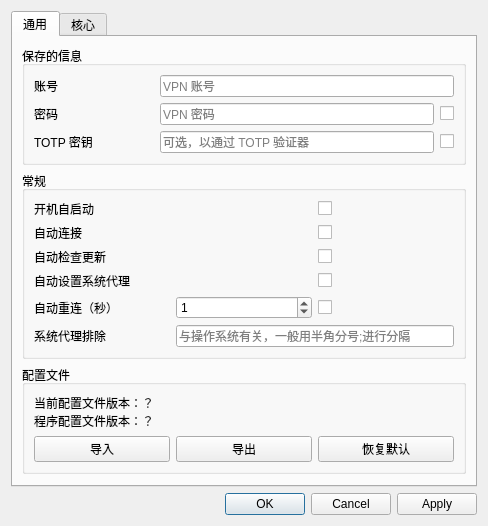
<?xml version="1.0" encoding="UTF-8"?>
<ui version="4.0">
 <class>SettingWindow</class>
 <widget class="QDialog" name="SettingWindow">
  <property name="geometry">
   <rect>
    <x>0</x>
    <y>0</y>
    <width>486</width>
    <height>500</height>
   </rect>
  </property>
  <property name="windowTitle">
   <string>设置</string>
  </property>
  <property name="styleSheet">
   <string notr="true"/>
  </property>
  <layout class="QVBoxLayout" name="verticalLayout">
   <item>
    <widget class="QTabWidget" name="tabWidget">
     <property name="locale">
      <locale language="Chinese" country="China"/>
     </property>
     <property name="currentIndex">
      <number>0</number>
     </property>
     <widget class="QWidget" name="generalTab">
      <attribute name="title">
       <string>通用</string>
      </attribute>
      <layout class="QGridLayout" name="gridLayout_2">
       <item row="0" column="0">
        <widget class="QGroupBox" name="credentialGroup">
         <property name="title">
          <string>保存的信息</string>
         </property>
         <layout class="QGridLayout" name="gridLayout_6">
          <item row="4" column="0">
           <spacer name="horizontalSpacer_2">
            <property name="orientation">
             <enum>Qt::Orientation::Horizontal</enum>
            </property>
            <property name="sizeType">
             <enum>QSizePolicy::Policy::Preferred</enum>
            </property>
            <property name="sizeHint" stdset="0">
             <size>
              <width>120</width>
              <height>0</height>
             </size>
            </property>
           </spacer>
          </item>
          <item row="3" column="2">
           <widget class="QLineEdit" name="totpSecretLineEdit">
            <property name="echoMode">
             <enum>QLineEdit::EchoMode::Password</enum>
            </property>
            <property name="placeholderText">
             <string>可选，以通过 TOTP 验证器</string>
            </property>
           </widget>
          </item>
          <item row="1" column="0">
           <widget class="QLabel" name="commonTabLable3">
            <property name="text">
             <string>密码</string>
            </property>
           </widget>
          </item>
          <item row="0" column="0">
           <widget class="QLabel" name="commonTabLable2">
            <property name="text">
             <string>账号</string>
            </property>
           </widget>
          </item>
          <item row="3" column="0">
           <widget class="QLabel" name="zjuConnectTabLabel6_2">
            <property name="text">
             <string>TOTP 密钥</string>
            </property>
           </widget>
          </item>
          <item row="1" column="2">
           <widget class="QLineEdit" name="passwordLineEdit">
            <property name="echoMode">
             <enum>QLineEdit::EchoMode::Password</enum>
            </property>
            <property name="placeholderText">
             <string>VPN 密码</string>
            </property>
           </widget>
          </item>
          <item row="1" column="3">
           <widget class="QCheckBox" name="passwordVisibleCheckBox">
            <property name="text">
             <string/>
            </property>
           </widget>
          </item>
          <item row="0" column="2" colspan="2">
           <widget class="QLineEdit" name="usernameLineEdit">
            <property name="placeholderText">
             <string>VPN 账号</string>
            </property>
           </widget>
          </item>
          <item row="3" column="3">
           <widget class="QCheckBox" name="totpSecretVisibleCheckBox">
            <property name="text">
             <string/>
            </property>
           </widget>
          </item>
         </layout>
        </widget>
       </item>
       <item row="7" column="0">
        <spacer name="commonTabVerticalSpacer">
         <property name="orientation">
          <enum>Qt::Orientation::Vertical</enum>
         </property>
         <property name="sizeHint" stdset="0">
          <size>
           <width>444</width>
           <height>108</height>
          </size>
         </property>
        </spacer>
       </item>
       <item row="3" column="0" rowspan="2">
        <widget class="QGroupBox" name="profileGroup">
         <property name="title">
          <string>配置文件</string>
         </property>
         <layout class="QGridLayout" name="gridLayout_5">
          <item row="1" column="1">
           <widget class="QPushButton" name="exportPushButton">
            <property name="text">
             <string>导出</string>
            </property>
           </widget>
          </item>
          <item row="0" column="0" colspan="3">
           <widget class="QLabel" name="configVersionLabel">
            <property name="text">
             <string>当前配置文件版本：？
程序配置文件版本：？</string>
            </property>
           </widget>
          </item>
          <item row="1" column="2">
           <widget class="QPushButton" name="resetDefaultPushButton">
            <property name="text">
             <string>恢复默认</string>
            </property>
           </widget>
          </item>
          <item row="1" column="0">
           <widget class="QPushButton" name="importPushButton">
            <property name="text">
             <string>导入</string>
            </property>
           </widget>
          </item>
         </layout>
        </widget>
       </item>
       <item row="1" column="0">
        <widget class="QGroupBox" name="commonGroup">
         <property name="title">
          <string>常规</string>
         </property>
         <layout class="QGridLayout" name="gridLayout_7">
          <item row="2" column="2">
           <widget class="QCheckBox" name="checkUpdateAfterStartCheckBox">
            <property name="text">
             <string/>
            </property>
           </widget>
          </item>
          <item row="0" column="2">
           <widget class="QCheckBox" name="autoStartCheckBox">
            <property name="text">
             <string/>
            </property>
           </widget>
          </item>
          <item row="4" column="0">
           <widget class="QLabel" name="zjuConnectTabLabel7">
            <property name="text">
             <string>自动重连（秒）</string>
            </property>
           </widget>
          </item>
          <item row="0" column="0">
           <widget class="QLabel" name="commonTabLable4">
            <property name="text">
             <string>开机自启动</string>
            </property>
           </widget>
          </item>
          <item row="4" column="2">
           <widget class="QCheckBox" name="autoReconnectCheckBox">
            <property name="toolTip">
             <string>断线自动重连</string>
            </property>
            <property name="text">
             <string/>
            </property>
            <property name="checked">
             <bool>false</bool>
            </property>
           </widget>
          </item>
          <item row="0" column="1" rowspan="4">
           <spacer name="horizontalSpacer_3">
            <property name="orientation">
             <enum>Qt::Orientation::Horizontal</enum>
            </property>
           </spacer>
          </item>
          <item row="6" column="1" colspan="2">
           <widget class="QLineEdit" name="systemProxyBypassLineEdit">
            <property name="placeholderText">
             <string>与操作系统有关，一般用半角分号;进行分隔</string>
            </property>
           </widget>
          </item>
          <item row="1" column="0">
           <widget class="QLabel" name="commonTabLable5">
            <property name="text">
             <string>自动连接</string>
            </property>
           </widget>
          </item>
          <item row="6" column="0">
           <widget class="QLabel" name="zjuConnectTabLabel11">
            <property name="text">
             <string>系统代理排除</string>
            </property>
           </widget>
          </item>
          <item row="2" column="0">
           <widget class="QLabel" name="commonTabLable6">
            <property name="text">
             <string>自动检查更新</string>
            </property>
           </widget>
          </item>
          <item row="3" column="2">
           <widget class="QCheckBox" name="autoSetProxyCheckBox">
            <property name="toolTip">
             <string>连接服务器后自动设置代理</string>
            </property>
            <property name="text">
             <string/>
            </property>
           </widget>
          </item>
          <item row="1" column="2">
           <widget class="QCheckBox" name="connectAfterStartCheckBox">
            <property name="text">
             <string/>
            </property>
           </widget>
          </item>
          <item row="3" column="0">
           <widget class="QLabel" name="commonTabLable4_2">
            <property name="text">
             <string>自动设置系统代理</string>
            </property>
           </widget>
          </item>
          <item row="4" column="1">
           <widget class="QSpinBox" name="reconnectTimeSpinBox">
            <property name="maximum">
             <number>86400</number>
            </property>
            <property name="value">
             <number>1</number>
            </property>
           </widget>
          </item>
          <item row="7" column="0">
           <spacer name="horizontalSpacer_4">
            <property name="orientation">
             <enum>Qt::Orientation::Horizontal</enum>
            </property>
            <property name="sizeType">
             <enum>QSizePolicy::Policy::Preferred</enum>
            </property>
            <property name="sizeHint" stdset="0">
             <size>
              <width>120</width>
              <height>0</height>
             </size>
            </property>
           </spacer>
          </item>
         </layout>
        </widget>
       </item>
      </layout>
     </widget>
     <widget class="QWidget" name="zjuConnectTab">
      <attribute name="title">
       <string>核心</string>
      </attribute>
      <layout class="QGridLayout" name="gridLayout_3">
       <item row="15" column="0" colspan="4">
        <layout class="QGridLayout" name="gridLayout_4">
         <item row="0" column="1">
          <widget class="QCheckBox" name="keepAliveCheckBox">
           <property name="toolTip">
            <string>定时连接 www.baidu.com，防止掉线。但在一些VPN服务器上会导致连接断开</string>
           </property>
           <property name="text">
            <string>定时保活</string>
           </property>
          </widget>
         </item>
         <item row="1" column="1">
          <widget class="QCheckBox" name="disableServerConfigCheckBox">
           <property name="text">
            <string>忽略服务器配置</string>
           </property>
          </widget>
         </item>
         <item row="3" column="0">
          <widget class="QCheckBox" name="tunCheckBox">
           <property name="toolTip">
            <string>TUN 模式下有效</string>
           </property>
           <property name="text">
            <string>TUN 模式</string>
           </property>
          </widget>
         </item>
         <item row="0" column="2">
          <widget class="QCheckBox" name="outsideAccessCheckBox">
           <property name="toolTip">
            <string>允许通过非本地回环地址访问，如局域网内的其他设备</string>
           </property>
           <property name="text">
            <string>允许外部访问</string>
           </property>
          </widget>
         </item>
         <item row="1" column="0">
          <widget class="QCheckBox" name="skipDomainResourceCheckBox">
           <property name="text">
            <string>忽略域名资源</string>
           </property>
          </widget>
         </item>
         <item row="1" column="2">
          <widget class="QCheckBox" name="proxyAllCheckBox">
           <property name="toolTip">
            <string>无视VPN服务器配置，代理所有网络流量。几乎肯定会导致VPN服务器断开连接。</string>
           </property>
           <property name="text">
            <string>代理全部流量</string>
           </property>
          </widget>
         </item>
         <item row="3" column="1">
          <widget class="QCheckBox" name="routeCheckBox">
           <property name="toolTip">
            <string>TUN 模式下有效</string>
           </property>
           <property name="text">
            <string>设置路由（TUN）</string>
           </property>
          </widget>
         </item>
         <item row="0" column="0">
          <widget class="QCheckBox" name="multiLineCheckBox">
           <property name="text">
            <string>自动选择线路</string>
           </property>
           <property name="autoExclusive">
            <bool>false</bool>
           </property>
           <property name="tristate">
            <bool>false</bool>
           </property>
          </widget>
         </item>
         <item row="3" column="2">
          <widget class="QCheckBox" name="dnsHijackCheckBox">
           <property name="toolTip">
            <string>TUN 模式下有效</string>
           </property>
           <property name="text">
            <string>DNS 劫持（TUN）</string>
           </property>
          </widget>
         </item>
         <item row="2" column="2">
          <widget class="QCheckBox" name="debugCheckBox">
           <property name="text">
            <string>核心调试</string>
           </property>
          </widget>
         </item>
         <item row="2" column="1">
          <widget class="QCheckBox" name="zjuDefaultCheckBox">
           <property name="text">
            <string>ZJU 默认配置</string>
           </property>
          </widget>
         </item>
         <item row="2" column="0">
          <widget class="QCheckBox" name="disableDNSCheckBox">
           <property name="text">
            <string>禁用内部 DNS</string>
           </property>
          </widget>
         </item>
        </layout>
       </item>
       <item row="0" column="1">
        <widget class="QLineEdit" name="serverAddressLineEdit">
         <property name="text">
          <string>vpn.hitsz.edu.cn</string>
         </property>
        </widget>
       </item>
       <item row="7" column="1" colspan="3">
        <widget class="QSpinBox" name="httpPortSpinBox">
         <property name="maximum">
          <number>65535</number>
         </property>
         <property name="value">
          <number>11081</number>
         </property>
        </widget>
       </item>
       <item row="14" column="0" colspan="4">
        <widget class="Line" name="line">
         <property name="orientation">
          <enum>Qt::Orientation::Horizontal</enum>
         </property>
        </widget>
       </item>
       <item row="3" column="0">
        <widget class="QLabel" name="zjuConnectTabLabel8">
         <property name="text">
          <string>DNS 服务器</string>
         </property>
        </widget>
       </item>
       <item row="8" column="1" colspan="3">
        <widget class="QLineEdit" name="shadowsocksUrlLineEdit">
         <property name="placeholderText">
          <string>不填则不启用，格式：ss://chiper:password@server:port</string>
         </property>
        </widget>
       </item>
       <item row="3" column="2" colspan="2">
        <widget class="QCheckBox" name="dnsAutoCheckBox">
         <property name="text">
          <string>自动</string>
         </property>
        </widget>
       </item>
       <item row="4" column="0">
        <widget class="QLabel" name="zjuConnectTabLabel9">
         <property name="text">
          <string>备用 DNS</string>
         </property>
        </widget>
       </item>
       <item row="19" column="0" colspan="4">
        <spacer name="verticalSpacer">
         <property name="orientation">
          <enum>Qt::Orientation::Vertical</enum>
         </property>
         <property name="sizeHint" stdset="0">
          <size>
           <width>20</width>
           <height>40</height>
          </size>
         </property>
        </spacer>
       </item>
       <item row="5" column="1" colspan="3">
        <widget class="QSpinBox" name="dnsTTLSpinBox">
         <property name="maximum">
          <number>2147483647</number>
         </property>
         <property name="value">
          <number>3600</number>
         </property>
        </widget>
       </item>
       <item row="6" column="0">
        <widget class="QLabel" name="zjuConnectTabLabel5">
         <property name="text">
          <string>SOCKS5 代理端口</string>
         </property>
        </widget>
       </item>
       <item row="0" column="3">
        <widget class="QSpinBox" name="serverPortSpinBox">
         <property name="maximum">
          <number>65535</number>
         </property>
         <property name="value">
          <number>443</number>
         </property>
        </widget>
       </item>
       <item row="8" column="0">
        <widget class="QLabel" name="zjuConnectTabLabel10">
         <property name="text">
          <string>Shadowsocks 服务器</string>
         </property>
        </widget>
       </item>
       <item row="6" column="1" colspan="3">
        <widget class="QSpinBox" name="socks5PortSpinBox">
         <property name="maximum">
          <number>65535</number>
         </property>
         <property name="value">
          <number>11080</number>
         </property>
        </widget>
       </item>
       <item row="7" column="0">
        <widget class="QLabel" name="zjuConnectTabLabel6">
         <property name="text">
          <string>HTTP 代理端口</string>
         </property>
        </widget>
       </item>
       <item row="0" column="0">
        <widget class="QLabel" name="zjuConnectTabLabel1">
         <property name="text">
          <string>服务器地址</string>
         </property>
        </widget>
       </item>
       <item row="10" column="1" colspan="3">
        <widget class="QLineEdit" name="dialDirectProxyLineEdit">
         <property name="placeholderText">
          <string>直连情况下走的代理，支持：socks://... 或 http://...</string>
         </property>
        </widget>
       </item>
       <item row="3" column="1">
        <widget class="QLineEdit" name="dnsLineEdit">
         <property name="placeholderText">
          <string>勾选自动，否则不应留空</string>
         </property>
        </widget>
       </item>
       <item row="18" column="0" colspan="4">
        <widget class="QPushButton" name="portForwardingPushButton">
         <property name="text">
          <string>其他设置（端口转发、自定义参数等）</string>
         </property>
        </widget>
       </item>
       <item row="10" column="0">
        <widget class="QLabel" name="zjuConnectTabLabel6_3">
         <property name="text">
          <string>直连代理</string>
         </property>
        </widget>
       </item>
       <item row="4" column="1" colspan="3">
        <widget class="QLineEdit" name="secondaryDnsLineEdit">
         <property name="placeholderText">
          <string>不填则采用系统 DNS ，使用 DNS 劫持必须填写</string>
         </property>
        </widget>
       </item>
       <item row="0" column="2">
        <widget class="QLabel" name="label">
         <property name="text">
          <string>:</string>
         </property>
        </widget>
       </item>
       <item row="5" column="0">
        <widget class="QLabel" name="zjuConnectTabLabel9_2">
         <property name="text">
          <string>DNS TTL（秒）</string>
         </property>
        </widget>
       </item>
      </layout>
     </widget>
    </widget>
   </item>
   <item>
    <widget class="QDialogButtonBox" name="buttonBox">
     <property name="standardButtons">
      <set>QDialogButtonBox::StandardButton::Apply|QDialogButtonBox::StandardButton::Cancel|QDialogButtonBox::StandardButton::Ok</set>
     </property>
    </widget>
   </item>
  </layout>
 </widget>
 <tabstops>
  <tabstop>tabWidget</tabstop>
  <tabstop>usernameLineEdit</tabstop>
  <tabstop>passwordLineEdit</tabstop>
  <tabstop>serverAddressLineEdit</tabstop>
  <tabstop>serverPortSpinBox</tabstop>
  <tabstop>dnsLineEdit</tabstop>
  <tabstop>secondaryDnsLineEdit</tabstop>
  <tabstop>socks5PortSpinBox</tabstop>
  <tabstop>httpPortSpinBox</tabstop>
  <tabstop>multiLineCheckBox</tabstop>
  <tabstop>keepAliveCheckBox</tabstop>
  <tabstop>outsideAccessCheckBox</tabstop>
  <tabstop>portForwardingPushButton</tabstop>
 </tabstops>
 <resources/>
 <connections>
  <connection>
   <sender>buttonBox</sender>
   <signal>rejected()</signal>
   <receiver>SettingWindow</receiver>
   <slot>reject()</slot>
   <hints>
    <hint type="sourcelabel">
     <x>239</x>
     <y>374</y>
    </hint>
    <hint type="destinationlabel">
     <x>242</x>
     <y>197</y>
    </hint>
   </hints>
  </connection>
 </connections>
</ui>
